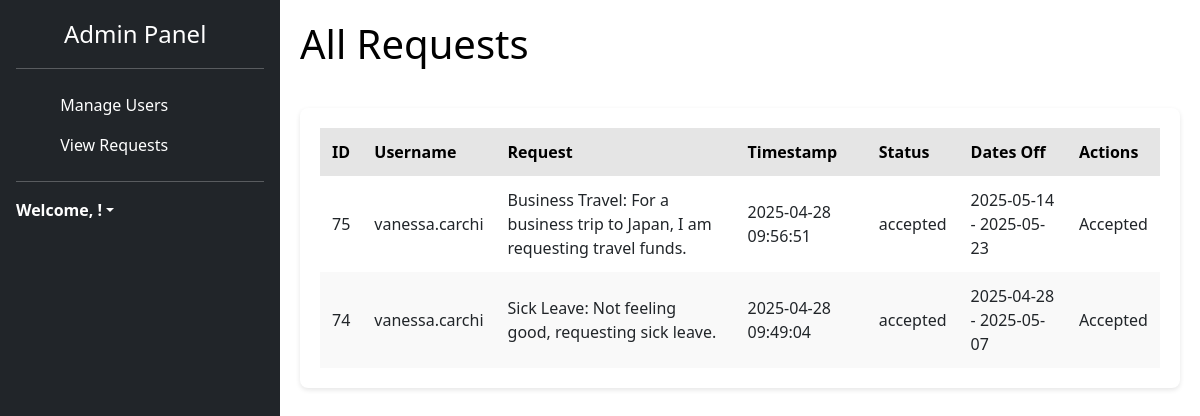
/admin_requests (signed in), run on an earlier commit of the app's database.
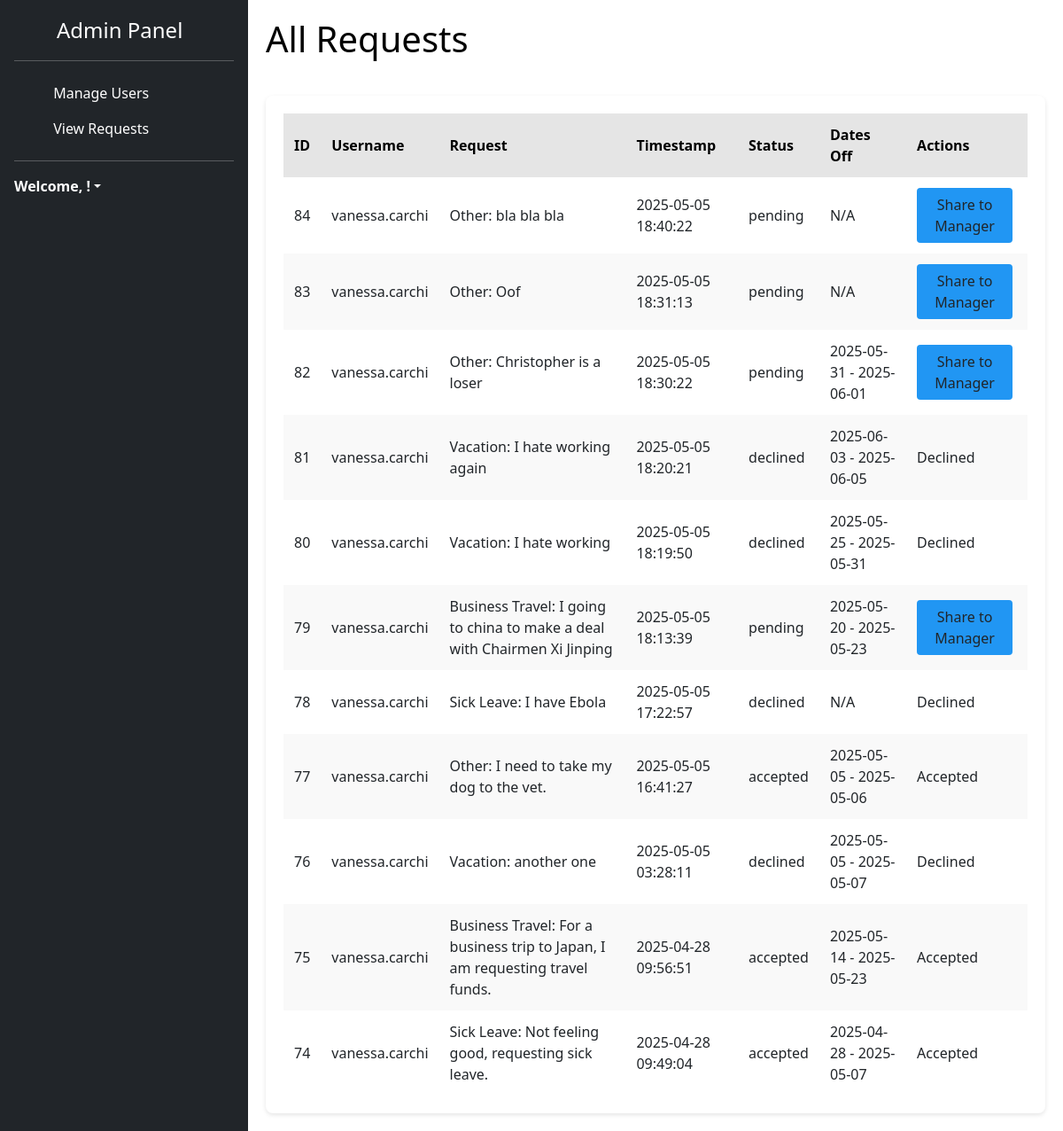
And on a later commit of the database.
### tables this page shows
CREATE TABLE requests (
    id INTEGER PRIMARY KEY AUTOINCREMENT,
    username TEXT NOT NULL,
    request TEXT NOT NULL,
    timestamp DATETIME DEFAULT CURRENT_TIMESTAMP
, status TEXT DEFAULT 'pending', user_id INTEGER, start_date TEXT, end_date TEXT, notified INTEGER DEFAULT 0, last_status TEXT DEFAULT NULL);

### main.py (the view)
@app.route("/admin_requests")
def admin_requests():
    if "user" in session and session.get("role") == "admin":
        conn = sqlite3.connect("users.db")
        cursor = conn.cursor()
        cursor.execute("SELECT id, username, request, timestamp, status, start_date, end_date FROM requests ORDER BY timestamp DESC")
        all_requests = cursor.fetchall()
        conn.close()
        return render_template("HTML/admin_requests.html", requests=all_requests)
    return redirect(url_for("login"))

### templates/HTML/admin_requests.html (shortened to what this page needs)
<!DOCTYPE html>
<html lang="en">
<head>
  <link rel="stylesheet" href="{{ url_for('static', filename='CSS/sidebars.css') }}">
  <link rel="stylesheet" href="{{ url_for('static', filename='CSS/dashboard.css') }}">
  <link rel="stylesheet" href="{{ url_for('static', filename='CSS/admin_requests.css') }}">
  <link href="https://cdn.jsdelivr.net/npm/bootstrap@5.3.2/dist/css/bootstrap.min.css" rel="stylesheet">
  <link rel="stylesheet" href="https://cdn.jsdelivr.net/npm/flatpickr/dist/flatpickr.min.css">
  <link rel="stylesheet" href="https://cdn.jsdelivr.net/npm/@docsearch/css@3">
  <link href="../assets/dist/css/bootstrap.min.css" rel="stylesheet">
  <link rel="stylesheet" href="https://cdnjs.cloudflare.com/ajax/libs/bootstrap/5.1.3/css/bootstrap.min.css" />
  <link rel="stylesheet" href="https://cdnjs.cloudflare.com/ajax/libs/font-awesome/6.0.0/css/all.min.css" />
</head>
<body>
  <div class="app-container">
    <div class="sidebar flex-column flex-shrink-0 p-3 text-bg-dark" style="width: 280px;">
      <div class="d-flex align-items-center mb-3 mb-md-0 me-md-auto text-white text-decoration-none">
        <svg class="bi pe-none me-2" width="40" height="32"><use xlink:href="#bootstrap"/></svg>
        <span class="fs-4">Admin Panel</span>
      </div>
      <hr>
      <ul class="nav nav-pills flex-column mb-auto">
        <li class="nav-item">
          <a href="{{ url_for('admin_panel') }}" class="nav-link text-white" >
            <svg class="bi pe-none me-2" width="16" height="16"><use xlink:href="#"/></svg>
            Manage Users
          </a>
        </li>
        <li>
          <a href="{{ url_for('admin_requests') }}" class="nav-link text-white">
            <svg class="bi pe-none me-2" width="16" height="16"><use xlink:href="#"/></svg>
            View Requests
          </a>
        </li>
      </ul>
      <hr>
      <div class="dropdown">
        <a href="#" class="d-flex align-items-center text-white text-decoration-none dropdown-toggle" data-bs-toggle="dropdown" aria-expanded="false">
          <strong>Welcome, {{username}}!</strong>
        </a>
      </div>
    </div>
  <div class="main-content">
    <header>
      <h1>All Requests</h1>
    </header>
    <div class="table-container">
      <table id="requestTable">
        <thead>
          <tr>
            <th onclick="sortByCategory(0)" style="cursor: pointer;">ID</th>
            <th onclick="sortByCategory(1)" style="cursor: pointer;">Username</th>
            <th onclick="sortByCategory(2)" style="cursor: pointer;">Request</th>
            <th onclick="sortByCategory(3)" style="cursor: pointer;">Timestamp</th>
            <th onclick="sortByCategory(4)" style="cursor: pointer;">Status</th>
            <th onclick="sortByCategory(5)" style="cursor: pointer;">Dates Off</th>
            <th onclick="sortByCategory(6)" style="cursor: pointer;">Actions</th>
          </tr>
        </thead>
        <tbody>
          {% for req in requests %}
          <tr>
            <td>{{ req[0] }}</td>
            <td>{{ req[1] }}</td>
            <td>{{ req[2] }}</td>
            <td>{{ req[3] }}</td>
            <td>{{ req[4] }}</td>
            <td>
              {% if req[5] and req[6] %}
                {{ req[5] }} - {{ req[6] }}
              {% else %}
                N/A
              {% endif %}
            </td>
            <td>
              {% if req[4] == 'pending' %}
                <a href="{{ url_for('share_request', request_id=req[0]) }}" class="btn btn-share">Share to Manager</a>
              {% else %}
                <span>{{ req[4] | capitalize }}</span>
              {% endif %}
            </td>
          </tr>
          {% endfor %}
        </tbody>
      </table>
    </div>
  </div>
</body>
</html>

What changed in the data, as far as the page shows it:
added requests: id "84", username "vanessa.carchi", request "Other: bla bla bla", timestamp "2025-05-05 18:40:22", status "pending", start_date "N/A"
added requests: id "83", username "vanessa.carchi", request "Other: Oof", timestamp "2025-05-05 18:31:13", status "pending", start_date "N/A"
added requests: id "82", username "vanessa.carchi", request "Other: Christopher is a loser", timestamp "2025-05-05 18:30:22", status "pending", start_date "2025-05-31", end_date "2025-06-01"
added requests: id "81", username "vanessa.carchi", request "Vacation: I hate working again", timestamp "2025-05-05 18:20:21", status "declined", start_date "2025-06-03", end_date "2025-06-05", status "Declined"
added requests: id "80", username "vanessa.carchi", request "Vacation: I hate working", timestamp "2025-05-05 18:19:50", status "declined", start_date "2025-05-25", end_date "2025-05-31", status "Declined"
added requests: id "79", username "vanessa.carchi", request "Business Travel: I going to china to make a deal with Chairmen Xi Jinping", timestamp "2025-05-05 18:13:39", status "pending", start_date "2025-05-20", end_date "2025-05-23"
added requests: id "78", username "vanessa.carchi", request "Sick Leave: I have Ebola", timestamp "2025-05-05 17:22:57", status "declined", start_date "N/A", status "Declined"
added requests: id "77", username "vanessa.carchi", request "Other: I need to take my dog to the vet.", timestamp "2025-05-05 16:41:27", status "accepted", start_date "2025-05-05", end_date "2025-05-06", status "Accepted"
added requests: id "76", username "vanessa.carchi", request "Vacation: another one", timestamp "2025-05-05 03:28:11", status "declined", start_date "2025-05-05", end_date "2025-05-07", status "Declined"
